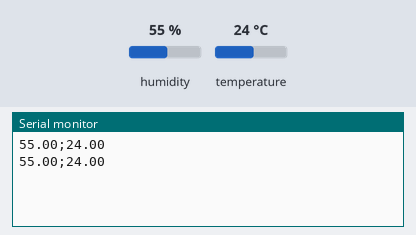
The sketch below on a simulated Arduino Uno, built with avr-gcc and run on an emulated ATmega328P. Parts: the last lines printed to the serial monitor. The test bench sets the inputs (shaded band); at power-on: humidity 55 %, temperature 24 °C.

Above: at 2.8 s.
2.9 s: humidity set to 22 %
At 4.4 s:
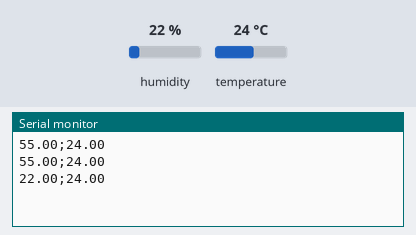
5.6 s: temperature set to 12 °C
At 6.8 s:
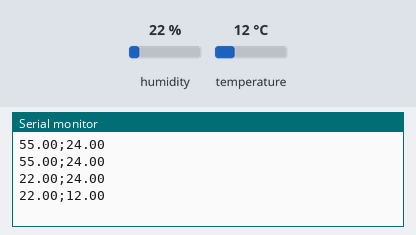
8.3 s: humidity set to 40 %
At 11.6 s:
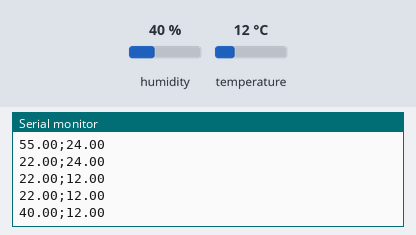
Timing chart, 0 to 13.1 s (numbered marks = the images above; inputs shaded):
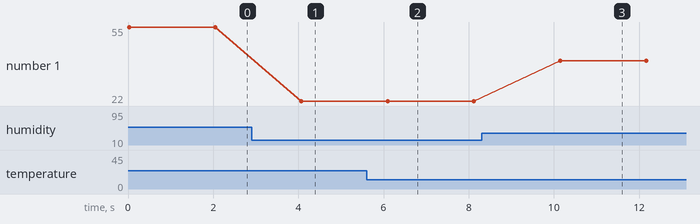

The sketch:

sketch_nov17b.ino
```cpp
#include "DHT.h"
#define dht_type DHT11 //define qual o tipo de sensor DHTxx que se está sendo utilizado
int dht_pin = A1;
DHT dht_1 = DHT(dht_pin, dht_type);

void setup()
{
  Serial.begin(9600);
  dht_1.begin();
}

void loop()
{
  float umidade = dht_1.readHumidity();
  float temperatura = dht_1.readTemperature();
  temperatura  * 0,777  ;

  if (isnan(temperatura) or isnan(umidade))
{
  Serial.println("Erro ao ler o DHT");
}
else
{

  Serial.print(umidade);

  Serial.print(";");
  Serial.println(temperatura);

}
delay(2000);
}
```

Measured:
- after the input at 2.9 s, the serial monitor: prints a new line after 1.2 s (image 1)
- after the input at 5.6 s, the serial monitor: prints a new line after 0.50 s (image 2)
- after the input at 8.3 s, the serial monitor: prints a new line after 1.8 s (image 3)
- plotted number 1: 55 → 22 after the input at 2.9 s, 22 → 40 after the input at 8.3 s
